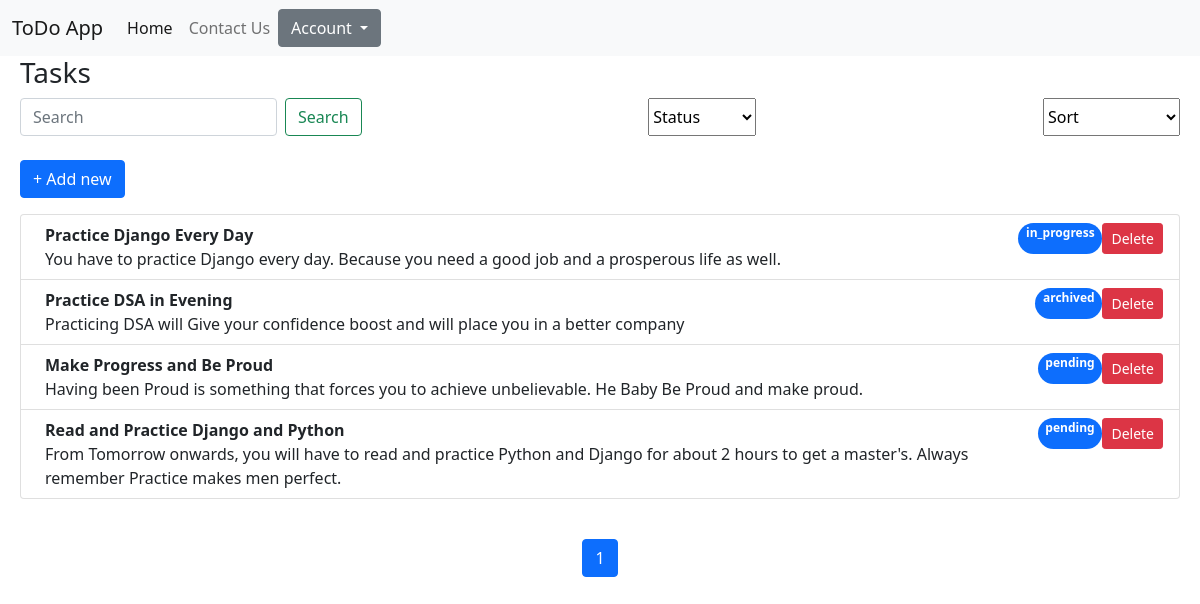
Page /tasks/ (signed in) on the committed database.
### todoapp/models.py (models this page shows)
class Task(models.Model):
    user = models.ForeignKey(User, on_delete=models.CASCADE)
    title = models.CharField(max_length=155)
    description = models.TextField(default="")
    status = models.CharField(choices=StatusChoice.CHOICE_LIST, max_length=16)
    due_date = models.DateField(blank=True, null=True)
    due_time = models.TimeField(blank=True, null=True)
    created_at = models.DateTimeField(auto_now_add=True)
    updated_at = models.DateTimeField(auto_now=True)
    extras = models.JSONField(default=dict, encoder=DjangoJSONEncoder)
    def __str__(self) -> str:
        return self.title

### todoapp/views.py (the view, shortened to what this page needs)
# urls.py: path("tasks/", create_list, name="create-list"),
@login_required
def create_list(request):
    if request.method == "GET":
        page = request.GET.get("page", 1)
        search = request.GET.get("search", None)
        status = request.GET.get("status", None)
        ordering = request.GET.get("ordering", "-created_at")
        task_queryset = Task.objects.filter(user=request.user).order_by(ordering)
        if search is not None:
            task_queryset = task_queryset.filter(title__icontains=search)
        if status is not None:
            task_queryset = task_queryset.filter(status=status)
        page_size = 5
        paginator = Paginator(task_queryset, page_size)
        try:
            page_obj = paginator.page(page)
        except PageNotAnInteger:
            page_obj = paginator.page(1)
        except EmptyPage:
            page_obj = paginator.page(paginator.num_pages)
        if page_obj.has_previous():
            previous = page_obj.previous_page_number()
        else:
            previous = ""
        if page_obj.has_next():
            next = page_obj.next_page_number()
        else:
            next = ""
        print(page_obj.object_list)
        context = {
            "is_paginated": True,
            "page_obj": page_obj,
            "paginator": page_obj.paginator,
            "results": page_obj.object_list
        }
        return render(request, template_name="todo_list.html", context=context)
    else:
        return JsonResponse({
            "status": "error",
            "message": "Not Found",
            "payload": {}
        }, status=404)

### todoapp/templatetags/myfilters.py (called while the page is built)
def lower_case(value):
    return value.lower()

### templates/todo_list.html (shortened to what this page needs)
{% extends 'base.html' %}
{% load myfilters %}
{% block body %}
<div class="main-area">
    <h3>Tasks</h3>
    <div class="utility">
      <form method="GET" action="/tasks/" class="d-flex">
        <input
          class="form-control me-2"
          name="search"
          id="search"
          type="search"
          placeholder="Search"
          aria-label="Search"
        />
        <button class="btn btn-outline-success" type="submit">Search</button>
      </form>
      <select
        name="status"
        id="status-list"
        onchange="location = filter_status_url();"
        style="margin-left: auto"
      >
        <option value="" id="status-placeholder" disable hidden selected>
          Status
        </option>
      </select>
      <select
        name="sort"
        id="sort-list"
        onchange="location = ordering_url();"
        style="margin-left: auto"
      >
        <option value="" id="placeholder" disabled selected hidden>Sort</option>
      </select>
    </div>
    <br />
    <button type="button" class="btn btn-primary mb-3" data-toggle="modal" data-target="#create-task-modal">+ Add new</button>
    <div class="list-group">
        {% for task in results %}
        <li class="list-group-item d-flex justify-content-between align-items-start">
            <div class="ms-2 me-auto">
              <div class="fw-bold">{{task.title}}</div>
              {{task.description}}
            </div>
            <div class="d-flex flex-row">
                <span class="badge bg-primary rounded-pill">{{task.status | lower_case }}</span>
                <form method="GET" action="{% url 'delete-task' task.id %}"> {% csrf_token %}
                    <button type="submit" class="btn btn-sm btn-danger">Delete</button>
                </form>
            </div>
        </li>
        {% endfor %}
    </div>
    {% if is_paginated %}
        <nav class="pagination">
            <ul class="pagination">
                {% for i in paginator.page_range %}
                {% if i == page_obj.number %}
                    <li class="page-item active" aria-current="page">
                        <a class="page-link" href="/tasks/?page={{i}}">{{i}}</a>
                    </li>
                {% else %}
                    <li class="page-item">
                        <a class="page-link" href="/tasks/?page={{i}}">{{i}}</a>
                    </li>
                {% endif %}
                {% endfor %}
              </ul>
        </nav>
    {% endif %}
</div>
{% endblock %}

### templates/base.html (shortened to what this page needs)
<!DOCTYPE html>
<html>
    <head>
        <link href="https://cdn.jsdelivr.net/npm/bootstrap@5.0.0-alpha3/dist/css/bootstrap.min.css" rel="stylesheet"
>
    </head>
    <body>
        <nav class="navbar navbar-expand-lg navbar-light bg-light">
            <div class="container-fluid">
                <a class="navbar-brand" href="/tasks">ToDo App</a>
                <div class="collapse navbar-collapse" id="navbarSupportedContent">
                    <ul class="navbar-nav mr-auto mb-2 mb-lg-0">
                        <li class="nav-item">
                            <a class="nav-link active" aria-current="page" href="/tasks">Home</a>
                        </li>
                        <li class="nav-item">
                            <a class="nav-link" href="">Contact Us</a>
                        </li>
                    </ul>
                    <div class="dropdown">
                        <button class="btn btn-secondary dropdown-toggle dropdownMenuButton" type="button"
                            id="dropdownMenuButton1" data-toggle="dropdown" aria-expanded="false">
                            Account
                        </button>
                </div>
            </div>
        </nav>
        {% block body %}
        {% endblock %}
    </body>
</html>

### templates/todo_list.html (style rules this page uses)
.main-area { padding-left: 20px; padding-right: 20px; }
.utility { display: flex; }
.pagination { margin-top: 20px; justify-content: center; }

### rows in the picture
Task: title "Practice Django Every Day", description "You have to practice Django every day. Because you need a good job and a prosperous life as well.", status "in_progress"
Task: title "Practice DSA in Evening", description "Practicing DSA will Give your confidence boost and will place you in a better company", status "archived"
Task: title "Make Progress and Be Proud", description "Having been Proud is something that forces you to achieve unbelievable. He Baby Be Proud and make proud.", status "pending"
Task: title "Read and Practice Django and Python", description "From Tomorrow onwards, you will have to read and practice Python and Django for about 2 hours to get a master's. Always remember Practice makes men perfect.", status "pending"

### other values in the picture
{{ i }} "1"
